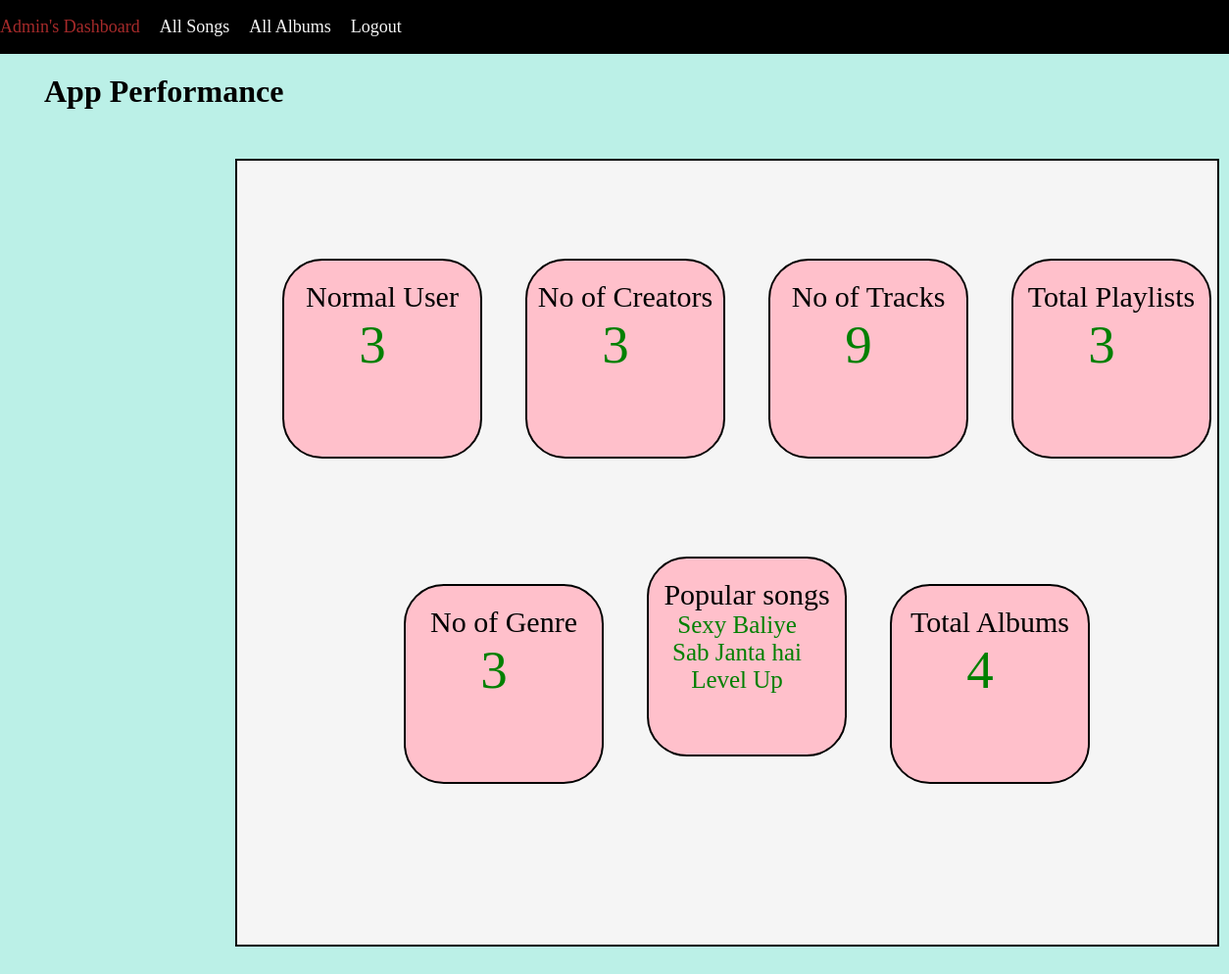
The app's page /admincreat with its own data.
### model.py (models this page shows)
class Rating(db.Model):
    __tablename__='rating'
    id=db.Column('id',db.Integer,primary_key=True)
    Username=db.Column(db.String(30))
    title=db.Column(db.String(30))
    rate=db.Column(db.String(2))

### main.py (the view)
@app.route('/admincreat',methods=['GET','POST'])
def admincreat():
    conn = sqlite3.connect('datab.sqlite3')
    cursor = conn.cursor()
    try:
        cursor.execute('SELECT count(distinct Genre) FROM upload')
        data1 = cursor.fetchall()
        cursor.execute('SELECT title FROM rating where rate=? LIMIT 3',(5,))
        data2 = cursor.fetchall()
        cursor.execute('SELECT count(*) FROM user')
        data3 = cursor.fetchall()
        cursor.execute('SELECT count(distinct Username) FROM upload')
        data4 = cursor.fetchall()
        cursor.execute('SELECT count(*) FROM upload')
        data5 = cursor.fetchall()
        cursor.execute('SELECT count(distinct name) FROM Album')
        data6 = cursor.fetchall()
        cursor.execute('SELECT count(distinct name) FROM playlist')
        data7 = cursor.fetchall()
        conn.close()
        return render_template('dashboard.html',data1=data1,data2=data2,data3=data3,data4=data4,data5=data5,data6=data6,data7=data7)
    except Exception as e:
        return "{}".format(e),"not uploaded"

### templates/dashboard.html (shortened to what this page needs)
<html>
    <head>
    </head>
    <body>
        <div class="navbar">
            <a style="color: brown;" id="ko" >Admin's Dashboard</a>
            <a href="/alls">All Songs </a>
            <a href="/adminalbums">All Albums </a>
            <a href="/logout">Logout</a>
        </div>
        <h1 style="padding-left: 45px; padding-top: 20px;">App Performance</h1>
        <div class="as" method="GET">
            <div class="er">
              <p>Normal User</p>
              {% for item in data3 %}
                <a id="at">{{ item[0] }}
                </a>
                {% endfor %}
            </div>
            <div class="er">
                <p> No of Creators</p>
                {% for item in data4 %}
                <a id="at">{{ item[0] }}
                </a>
                {% endfor %}
             </div>
             <div class="er">
                <p>No of Tracks</p>
                {% for item in data5 %}
                <a id="at">{{ item[0] }}
                </a>
                {% endfor %}
             </div>
             <div class="er">
              <p>Total Playlists</p>
              {% for item in data7 %}
                <a id="at">{{ item[0] }}
                </a>
                {% endfor %}
           </div>
           <div class="er">
            <p>No of Genre</p>
            {% for item in data1 %}
                <a id="at">{{ item[0] }}
                </a>
                {% endfor %}
         </div>
         <div class="er">
          <p>Popular songs</p>
          {% for item in data2 %}
                <a id="ta">{{ item[0] }}<br>
                </a>
                {% endfor %}
       </div>
       <div class="er">
        <p>Total Albums</p>
        {% for item in data6 %}
                <a id="at">{{ item[0] }}
                </a>
                {% endfor %}
     </div>
        </div>
    </body>
</html>

### templates/dashboard.html (style rules this page uses)
* { margin:0; padding:0; }
.as { margin-top: 50px; margin-left: 240px; margin-right: 40px; margin-bottom: 50px; background-color: whitesmoke; height:800px; width:1000px; text-align: center; border: 2px solid; }
.er { display: inline-block; margin-top: 100px; margin-left: 40px; height:200px; width:200px; border: 2px solid; border-radius: 20%; background-color: pink; font-size: large; }
.navbar { display:flex; align-items: center; background-color: black; height:55px; color: aliceblue; font-family:Georgia, 'Times New Roman', Times, serif; }
body { background-color: #55dac466; }
p { margin-top: 20px; font-size:30px; }
a { padding-right: 20px; font-size: 18px; text-decoration: none; color: whitesmoke; }
#ta { font-size: 25px; padding-top: 40px; color: green; }
#at { font-size: 55px; padding-top: 20px; color: green; }

### records on screen
Rating: title "Sexy Baliye"
Rating: title "Sab Janta hai"
Rating: title "Level Up"

### other values on screen
{{ item[0] }} "3"
{{ item[0] }} "9"
{{ item[0] }} "4"
